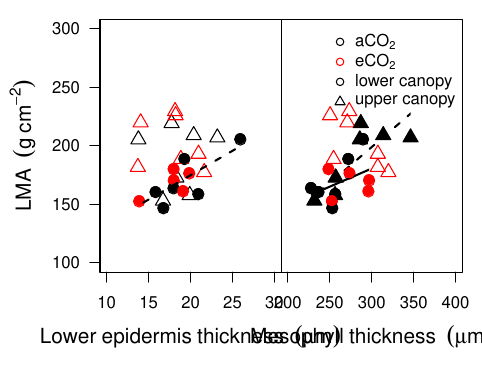

This chart was generated by the following R code:
#LMA relation to leaf anatomy

#photo vs gm/gs panel
source("master_scripts/functions.R")

# read and format data ----------------------------------------------------
data <-read.csv("master_scripts/Master_data_file_clean.csv")
data2 <-read.csv("master_scripts/Tree-means_Gm-master2.csv")

gmes <- gmes_format_func(data)
gmes2 <- gmes_format_func2(data2)

ac <- gmes2[gmes2$co2grow == "amb",]
ec <- gmes2[gmes2$co2grow == "elev",]
low <- gmes2[gmes2$canopy == "lower",]
upp <- gmes2[gmes2$canopy == "upper",]

#stats-------------------------------------
library(lme4)
library(car)
library(lmerTest)
library(LMERConvenienceFunctions)
library(MuMIn)
library(visreg)

# #lma and leaf thickness (autocorrelated ??? ignoring fow now)
# mod_lma_leafw <- lmer(LMA~leafw.mean.y*co2grow*canopy + (1|ring/tree), data=gmes2,
#                       na.action = na.omit)
# Anova(mod_lma_leafw, test = "F") #seperate interaction with CO2 and canopy
# r.squaredGLMM(mod_lma_leafw)
# visreg(mod_lma_leafw, "leafw.mean.y", by= "co2grow", overlay =T)
# visreg(mod_lma_leafw, "leafw.mean.y", by= "canopy", overlay =T)

##lma and upper epidermis
# mod_lma_epiupp <- lmer(LMA~epiupper.mean*co2grow*canopy + (1|ring/tree),
#                        data=gmes2,na.action = na.omit)
# Anova(mod_lma_epiupp, test = "F") #.09 marginal interaction with canopy
# r.squaredGLMM(mod_lma_epiupp)

# mod_lma_epilow <- lmer(LMA~epilower.mean*co2grow*canopy + (1|ring/tree),
#                        data=gmes2,na.action = na.omit)
# Anova(mod_lma_epilow, test = "F") #p=0.050 interaction with canopy
# r.squaredGLMM(mod_lma_epiupp)
# visreg(mod_lma_epilow, "epilower.mean", by= "canopy", overlay =T)
# #postive correlation in lower canopy only
# 
# ##lma and layers of epidermis
# mod_lma_mesolayer <- lmer(LMA~mesolay.mean*co2grow*canopy + (1|ring/tree),
#                           data=gmes2,na.action = na.omit)
# Anova(mod_lma_mesolayer, test = "F") #marginal (p=0.060) with co2
# 
# ##meso thickness
# mod_lma_mesothick <- lmer(LMA~meso.mean.y*co2grow*canopy + (1|ring/tree),
#                           data=gmes2,na.action = na.omit)
# Anova(mod_lma_mesothick, test = "F")#interatctions between mesophyll and co2 and canopy
# summary(mod_lma_mesothick)
# r.squaredGLMM(mod_lma_mesothick)
#   #co2
#   visreg(mod_lma_mesothick, "meso.mean.y", by= "co2grow", overlay =T)
#   mod_lma_mesothick2 <- lmer(LMA~meso.mean.y+ (1|ring/tree),data=ac,na.action = na.omit)
#   mod_lma_mesothick3 <- lmer(LMA~meso.mean.y+ (1|ring/tree),data=ec,na.action = na.omit)
#   Anova(mod_lma_mesothick2, test = "F") ###ac only
#   Anova(mod_lma_mesothick3, test = "F")
#   r.squaredGLMM(mod_lma_mesothick2) #r2 = .63, .73
#   #canopy (see visreg, I think postive in lower canopy 
#   #but similar stats code as aboev doesnt doesnt work)
#   visreg(mod_lma_mesothick, "meso.mean.y", by= "canopy", overlay =T)
# 
# ##uses LMERtest package... (doesnt help)
#   lsmeansLT(mod_lma_mesothick, test.effs = c("meso.mean.y", "canopy"))
#   lsmeansLT(mod_lma_mesothick, test.effs = c("meso.mean.y", "co2grow"))
#   
#plotting----------------------------
palette(c("black", "red"))
pchs <- c(16,17)
pchs2 <- c(1,2)
lmalab <- expression(LMA~~(g~cm^-2))
leglab <- c(expression(aCO[2]), expression(eCO[2]), "lower canopy", "upper canopy")
allcols <- c("black", "red", "black", "black")
legpch <- c(16,16,16,17)
legpch2 <- c(1,1,1,2)
library(plotrix)
library(scales)

#for ablineclip
mod_lma_mesothick_ac <- lm(LMA~meso.mean.y, data=ac)
mod_lma_mesothick_low <- lm(LMA~meso.mean.y, data=low)
mod_lma_uppderm <- lm(LMA~epilower.mean, data=low)

# windows(10,6)
par(mfrow=c(1,2), las=1, mgp=c(3,1,0), oma=c(5,5,1,1))

par(mar=c(0,0,0,0),xpd=TRUE )
plot(LMA~epilower.mean, data=gmes2, ylab="", xlab="", xlim=c(10, 30), ylim=c(100, 300), type='n')
points(LMA~epilower.mean, data=gmes2,col=co2grow, pch=pchs2[canopy], cex=1.5)
points(LMA~epilower.mean, data=low,col=co2grow, pch=pchs[canopy], cex=1.5)
ablineclip(mod_lma_uppderm, x1=min(low$epilower.mean), x2=max(low$epilower.mean),
           lwd=2, lty=2)

mtext(side=1, at=20, line=3,text=expression(Lower~epidermis~thickness~~(mu*m)),
      xpd=TRUE, las=1, cex=1.25)
mtext(side=2, at=200, line=3,text=lmalab,xpd=TRUE, las=3, cex=1.25)

par(mar=c(0,0,0,0),xpd=TRUE )
plot(LMA~meso.mean.y, data=gmes2,ylim=c(100, 300), xlim=c(200, 400), type='n', 
     ylab="", xlab="", yaxt='n')
points(LMA~meso.mean.y, data=gmes2,col=co2grow, pch=pchs2[canopy], cex=1.5)
ablineclip(mod_lma_mesothick_ac, x1=min(ac$meso.mean), x2=max(ac$meso.mean),
                    lwd=2, lty=2) #aco2 
points(LMA~meso.mean.y, data=ac, col=co2grow, pch=pchs[canopy], cex=1.5)

ablineclip(mod_lma_mesothick_low, x1=min(low$meso.mean.y), x2=max(low$meso.mean.y),
           lwd=2, lty=1) #lower
points(LMA~meso.mean.y, data=low, col=co2grow, pch=pchs[canopy], cex=1.5)
mtext(side=1, at=300, line=3,text=expression(Mesophyll~thickness~~(mu*m)),
      xpd=TRUE, las=1, cex=1.25)
legend("topright", leglab, pch=legpch2, col=allcols,inset = 0.01, bty='n',cex=1)

dev.copy2pdf(file= "masterscripts/lma_anatomy.pdf")
dev.off()
